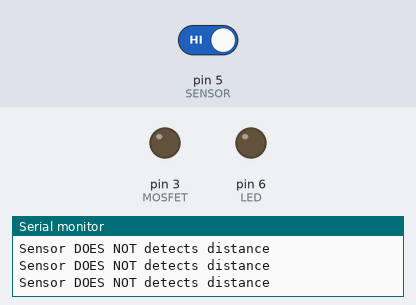
The sketch below on a simulated Arduino Uno, built with avr-gcc and run on an emulated ATmega328P. On the bench: output pins drawn as LEDs (lit = HIGH), the last lines printed to the serial monitor. Inputs (shaded band) come from the test bench; at power-on: pin 5 (SENSOR) HIGH.

Above: at 1.8 s.
1.9 s: pin 5 (SENSOR) driven LOW
At 2.4 s:
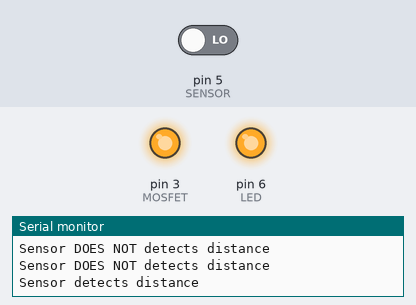
At 4.7 s:
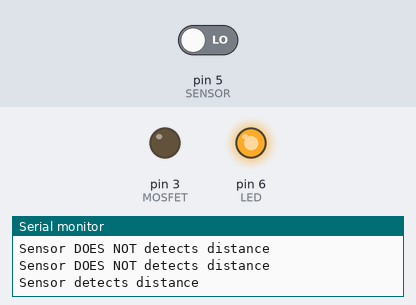
4.9 s: pin 5 (SENSOR) driven HIGH
At 5.9 s:
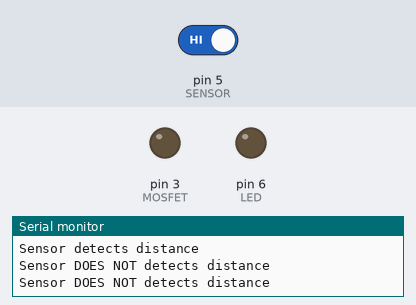
Timing chart, 0 to 7.9 s (numbered marks = the images above; inputs shaded):
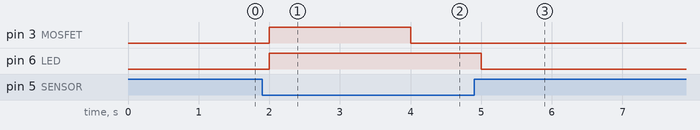

The sketch:

DispenserSensor1Time.ino
```cpp
#define MOSFET 3
#define SENSOR 5
#define LED 6
bool temp;
int sensorSTATE=HIGH; //means no input, works in the other way
void setup() {
  // put your setup code here, to run once:
Serial.begin(9600);
pinMode(MOSFET, OUTPUT);
pinMode(SENSOR, INPUT);
pinMode(LED, OUTPUT);
temp=false;
 Serial.println("Sensor Reading");
}

void loop() {

 sensorSTATE=digitalRead(SENSOR); //read sensors initial state
  if(sensorSTATE==LOW && temp==false)
  {
    Serial.println("Sensor detects distance");
    digitalWrite(LED, HIGH);
    digitalWrite(MOSFET, HIGH);
    delay(2000);
    digitalWrite(MOSFET,LOW);
    temp=true;


  }
  else if(sensorSTATE==LOW && temp==true)
  {

  }
  else{
   Serial.println("Sensor DOES NOT detects distance");
digitalWrite(LED, LOW);
    if(temp==true){digitalWrite(MOSFET, LOW);
    }
    temp=false;
   }
delay(500);
}
```

Measured:
- after the input at 1.9 s, pin 3 (MOSFET): LOW → HIGH after 0.10 s, → LOW 2.0 s later; pin 6 (LED): LOW → HIGH after 0.10 s
- after the input at 4.9 s, pin 6 (LED): HIGH → LOW after 0.10 s
